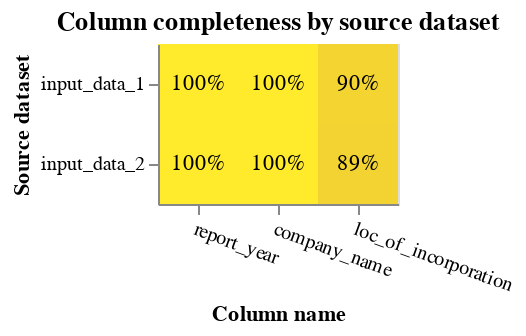

Here is the notebook cell this chart was saved with:
### Code cell
# sometimes this will show up as 100% complete in loc_of_incorporation, not sure why
completeness_chart([ex21_match_df[match_cols], sec_match_df[match_cols]], db_api=db_api)

### Figure 1 — Vega-Lite specification as saved in the notebook (floating-point values rounded to 4 significant figures)
{"config": {"view": {"continuousWidth": 400, "continuousHeight": 300}}, "layer": [{"mark": "rect", "encoding": {"color": {"field": "completeness", "legend": null, "scale": {"scheme": "darkred", "zero": true}, "type": "quantitative"}, "tooltip": [{"field": "source_dataset", "title": "Source dataset", "type": "nominal"}, {"field": "total_rows_inc_nulls", "format": ",", "title": "# of records", "type": "quantitative"}, {"field": "column_name", "title": "Column name", "type": "nominal"}, {"field": "total_null_rows", "format": ",", "title": "# of nulls", "type": "quantitative"}, {"field": "completeness", "format": ".1%", "type": "quantitative"}], "x": {"axis": {"labelAngle": 20}, "field": "column_name", "sort": {"field": "mean_comp", "order": "descending"}, "title": "Column name", "type": "nominal"}, "y": {"field": "source_dataset", "title": "Source dataset", "type": "nominal"}}, "title": "Column completeness by source dataset", "transform": [{"joinaggregate": [{"op": "mean", "field": "completeness", "as": "mean_comp"}], "groupby": ["column_name"]}]}, {"mark": {"type": "text"}, "encoding": {"color": {"condition": {"test": "datum['completeness'] < 0.5", "value": "white"}, "value": "black"}, "text": {"field": "completeness", "format": ".0%", "type": "quantitative"}, "x": {"axis": {"labelAngle": 0}, "field": "column_name", "sort": {"field": "mean_comp", "order": "descending"}, "type": "nominal"}, "y": {"field": "source_dataset", "type": "nominal"}}, "transform": [{"joinaggregate": [{"op": "mean", "field": "completeness", "as": "mean_comp"}], "groupby": ["column_name"]}]}], "data": {"name": "data-81699f80f14acae99268411e873cd701"}, "height": {"step": 40}, "width": {"step": 40}, "$schema": "https://vega.github.io/schema/vega-lite/v5.9.3.json", "datasets": {"data-81699f80f14acae99268411e873cd701": [{"source_dataset": "input_data_1", "column_name": "report_year", "total_null_rows": 0, "total_rows_inc_nulls": 191939, "completeness": 1.0}, {"source_dataset": "input_data_2", "column_name": "report_year", "total_null_rows": 0, "total_rows_inc_nulls": 7131, "completeness": 1.0}, {"source_dataset": "input_data_1", "column_name": "company_name", "total_null_rows": 1, "total_rows_inc_nulls": 191939, "completeness": 1.0}, {"source_dataset": "input_data_2", "column_name": "company_name", "total_null_rows": 0, "total_rows_inc_nulls": 7131, "completeness": 1.0}, {"source_dataset": "input_data_1", "column_name": "loc_of_incorporation", "total_null_rows": 18757, "total_rows_inc_nulls": 191939, "completeness": 0.9023}, {"source_dataset": "input_data_2", "column_name": "loc_of_incorporation", "total_null_rows": 749, "total_rows_inc_nulls": 7131, "completeness": 0.895}]}}
